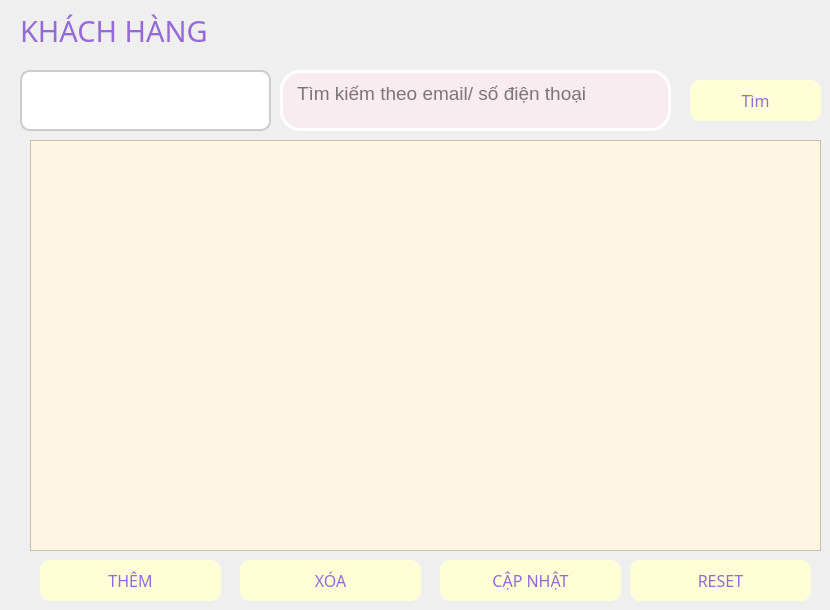
    <widget class="QWidget" name="khachhang">
     <widget class="QComboBox" name="cbo_kh">
      <property name="geometry">
       <rect>
        <x>20</x>
        <y>70</y>
        <width>251</width>
        <height>61</height>
       </rect>
      </property>
      <property name="font">
       <font>
        <family>Segoe UI Black</family>
        <pointsize>12</pointsize>
        <weight>10</weight>
        <italic>false</italic>
        <bold>false</bold>
       </font>
      </property>
      <property name="styleSheet">
       <string notr="true">QComboBox {
font: 87 12pt &quot;Segoe UI Black&quot;;
	
          background-color: white;
          border: 2px solid #ccc;
          border-radius: 10px;
          padding: 5px;

      }
      QComboBox::drop-down {
          border: none;
          background: transparent;
      }
      QComboBox::down-arrow {
          image: url(down-arrow.png); /* Thay bằng icon của bạn */
          width: 14px;
          height: 14px;
      }
</string>
      </property>
     </widget>
     <widget class="QTextEdit" name="txt_timkiemkh">
      <property name="geometry">
       <rect>
        <x>280</x>
        <y>70</y>
        <width>391</width>
        <height>61</height>
       </rect>
      </property>
      <property name="font">
       <font>
        <pointsize>14</pointsize>
       </font>
      </property>
      <property name="styleSheet">
       <string notr="true">background-color: rgb(248, 236, 240);
border: 3px solid #ffffff;  /* Viền màu hồng */
        border-radius: 20px;
        padding: 5px 10px;</string>
      </property>
      <property name="placeholderText">
       <string>Tìm kiếm theo email/ số điện thoại</string>
      </property>
     </widget>
     <widget class="QPushButton" name="btn_suakh">
      <property name="geometry">
       <rect>
        <x>440</x>
        <y>560</y>
        <width>181</width>
        <height>41</height>
       </rect>
      </property>
      <property name="font">
       <font>
        <family>Segoe UI Black</family>
        <pointsize>12</pointsize>
        <weight>10</weight>
        <italic>false</italic>
        <bold>false</bold>
       </font>
      </property>
      <property name="styleSheet">
       <string notr="true">QPushButton {
font: 87 12pt &quot;Segoe UI Black&quot;;
    background-color:rgb(255, 255, 215); /* Màu nền xanh dương */
    /* Màu chữ trắng rgb(255, 255, 215)*/
	color: rgb(149, 106, 214);
    border-radius: 10px; /* Bo góc */
}
QPushButton:hover {
 /* Màu nền khi rê chuột */
	background-color: rgb(108, 187, 174);
color: white
}
QPushButton:pressed {
    background-color: rgb(31, 97, 141); /* Màu nền khi nhấn */
}</string>
      </property>
      <property name="text">
       <string>CẬP NHẬT</string>
      </property>
     </widget>
     <widget class="QLabel" name="label_8">
      <property name="geometry">
       <rect>
        <x>20</x>
        <y>10</y>
        <width>261</width>
        <height>41</height>
       </rect>
      </property>
      <property name="font">
       <font>
        <family>Segoe UI Black</family>
        <pointsize>22</pointsize>
        <weight>10</weight>
        <italic>false</italic>
        <bold>false</bold>
       </font>
      </property>
      <property name="styleSheet">
       <string notr="true">color: rgb(149, 106, 214);
font: 87 22pt &quot;Segoe UI Black&quot;;</string>
      </property>
      <property name="text">
       <string>KHÁCH HÀNG</string>
      </property>
     </widget>
     <widget class="QPushButton" name="btn_themkh">
      <property name="geometry">
       <rect>
        <x>40</x>
        <y>560</y>
        <width>181</width>
        <height>41</height>
       </rect>
      </property>
      <property name="font">
       <font>
        <family>Segoe UI Black</family>
        <pointsize>12</pointsize>
        <weight>10</weight>
        <italic>false</italic>
        <bold>false</bold>
       </font>
      </property>
      <property name="styleSheet">
       <string notr="true">QPushButton {
font: 87 12pt &quot;Segoe UI Black&quot;;
    background-color:rgb(255, 255, 215); /* Màu nền xanh dương */
    /* Màu chữ trắng rgb(255, 255, 215)*/
	color: rgb(149, 106, 214);
    border-radius: 10px; /* Bo góc */
}
QPushButton:hover {
 /* Màu nền khi rê chuột */
	background-color: rgb(108, 187, 174);
color: white
}
QPushButton:pressed {
    background-color: rgb(31, 97, 141); /* Màu nền khi nhấn */
}</string>
      </property>
      <property name="text">
       <string>THÊM</string>
      </property>
     </widget>
     <widget class="QPushButton" name="btn_xoakh">
      <property name="geometry">
       <rect>
        <x>240</x>
        <y>560</y>
        <width>181</width>
        <height>41</height>
       </rect>
      </property>
      <property name="font">
       <font>
        <family>Segoe UI Black</family>
        <pointsize>12</pointsize>
        <weight>10</weight>
        <italic>false</italic>
        <bold>false</bold>
       </font>
      </property>
      <property name="styleSheet">
       <string notr="true">QPushButton {
font: 87 12pt &quot;Segoe UI Black&quot;;
    background-color:rgb(255, 255, 215); /* Màu nền xanh dương */
    /* Màu chữ trắng rgb(255, 255, 215)*/
	color: rgb(149, 106, 214);
    border-radius: 10px; /* Bo góc */
}
QPushButton:hover {
 /* Màu nền khi rê chuột */
	background-color: rgb(108, 187, 174);
color: white
}
QPushButton:pressed {
    background-color: rgb(31, 97, 141); /* Màu nền khi nhấn */
}</string>
      </property>
      <property name="text">
       <string>XÓA</string>
      </property>
     </widget>
     <widget class="QPushButton" name="btn_timkiemkh">
      <property name="geometry">
       <rect>
        <x>690</x>
        <y>80</y>
        <width>131</width>
        <height>41</height>
       </rect>
      </property>
      <property name="font">
       <font>
        <family>Segoe UI Black</family>
        <pointsize>12</pointsize>
        <weight>10</weight>
        <italic>false</italic>
        <bold>false</bold>
       </font>
      </property>
      <property name="styleSheet">
       <string notr="true">QPushButton {
font: 87 12pt &quot;Segoe UI Black&quot;;
    background-color:rgb(255, 255, 215); /* Màu nền xanh dương */
    /* Màu chữ trắng rgb(255, 255, 215)*/
	color: rgb(149, 106, 214);
    border-radius: 10px; /* Bo góc */
}
QPushButton:hover {
 /* Màu nền khi rê chuột */
	background-color: rgb(108, 187, 174);
color: white
}
QPushButton:pressed {
    background-color: rgb(31, 97, 141); /* Màu nền khi nhấn */
}</string>
      </property>
      <property name="text">
       <string>Tìm</string>
      </property>
     </widget>
     <widget class="QTableView" name="tb_khachhang">
      <property name="geometry">
       <rect>
        <x>30</x>
        <y>140</y>
        <width>791</width>
        <height>411</height>
       </rect>
      </property>
      <property name="styleSheet">
       <string notr="true">
    QTableView {
        background-color: #FFF5E1;  /* Màu nền */
        alternate-background-color: #FFDAB9;  /* Màu xen kẽ */
        gridline-color: #8B0000;  /* Màu đường kẻ */
        color: #000;  /* Màu chữ */
    }
    QHeaderView::section {
        background-color: #FF7F50;  /* Màu tiêu đề */
        color: white;
        font-weight: bold;
        padding: 5px;
    }</string>
      </property>
      <property name="editTriggers">
       <set>QAbstractItemView::NoEditTriggers</set>
      </property>
      <property name="alternatingRowColors">
       <bool>true</bool>
      </property>
      <property name="selectionMode">
       <enum>QAbstractItemView::SingleSelection</enum>
      </property>
      <property name="selectionBehavior">
       <enum>QAbstractItemView::SelectRows</enum>
      </property>
     </widget>
     <widget class="QPushButton" name="btn_refreshKH">
      <property name="geometry">
       <rect>
        <x>630</x>
        <y>560</y>
        <width>181</width>
        <height>41</height>
       </rect>
      </property>
      <property name="font">
       <font>
        <family>Segoe UI Black</family>
        <pointsize>12</pointsize>
        <weight>10</weight>
        <italic>false</italic>
        <bold>false</bold>
       </font>
      </property>
      <property name="styleSheet">
       <string notr="true">QPushButton {
font: 87 12pt &quot;Segoe UI Black&quot;;
    background-color:rgb(255, 255, 215); /* Màu nền xanh dương */
    /* Màu chữ trắng rgb(255, 255, 215)*/
	color: rgb(149, 106, 214);
    border-radius: 10px; /* Bo góc */
}
QPushButton:hover {
 /* Màu nền khi rê chuột */
	background-color: rgb(108, 187, 174);
color: white
}
QPushButton:pressed {
    background-color: rgb(31, 97, 141); /* Màu nền khi nhấn */
}</string>
      </property>
      <property name="text">
       <string>RESET</string>
      </property>
     </widget>
    </widget>
